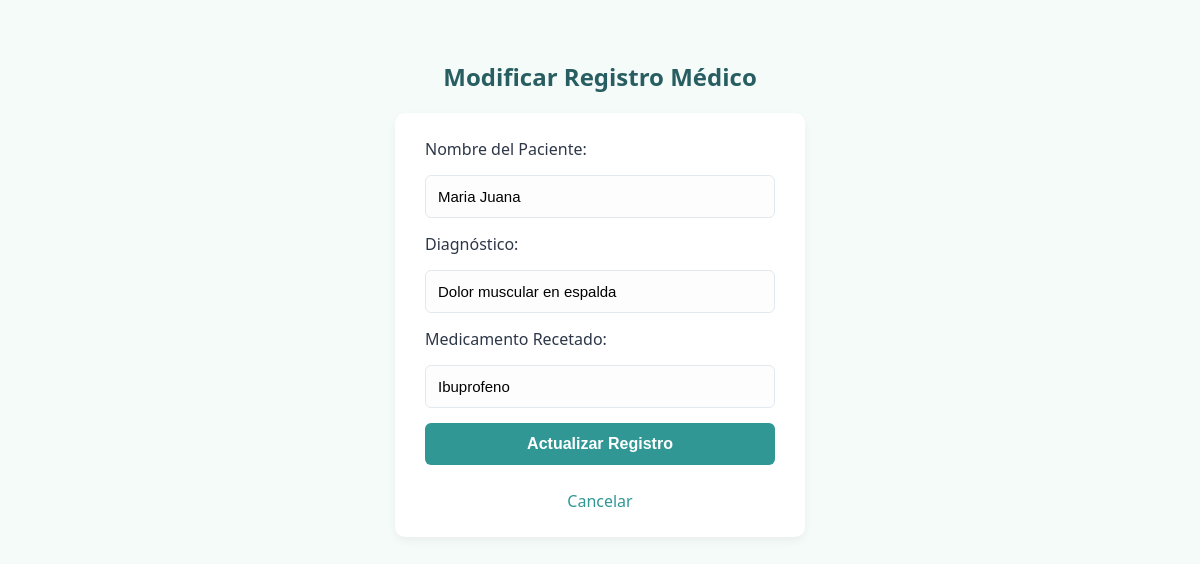
The page /editar.php?id=3 (signed in) on the database its author committed.
### tables this page shows
CREATE TABLE `asistencia` (
  `id` int(11) NOT NULL,
  `paciente` varchar(100) NOT NULL,
  `diagnostico` text NOT NULL,
  `medicamento` varchar(100) NOT NULL,
  `fecha` timestamp NOT NULL DEFAULT current_timestamp()
);

### editar.php (the view, shortened to what this page needs)
<?php
include 'conexion.php';
if (isset($_GET['id'])) {
    $id = $_GET['id'];
    $resultado = $conexion->query("SELECT * FROM asistencia WHERE id = $id");
    $fila = $resultado->fetch_assoc();
}
?>
<!DOCTYPE html>
<html lang="es">
<head>
    <link rel="stylesheet" href="style.css">
</head>
<body style="align-items: center;">
    <h2>Modificar Registro Médico</h2>
    <form method="POST" action="editar.php?id=<?php echo $fila['id']; ?>">
        <label>Nombre del Paciente:</label>
        <input type="text" name="txt_paciente" value="<?php echo htmlspecialchars($fila['paciente']); ?>" required>
        <label>Diagnóstico:</label>
        <input type="text" name="txt_diagnostico" value="<?php echo htmlspecialchars($fila['diagnostico']); ?>" required>
        <label>Medicamento Recetado:</label>
        <input type="text" name="txt_medicamento" value="<?php echo htmlspecialchars($fila['medicamento']); ?>" required>
        <button type="submit" name="btn_actualizar">Actualizar Registro</button>
        <a href="index.php" style="text-align: center; display: block; margin-top: 10px;">Cancelar</a>
    </form>
</body>
</html>

### style.css (style rules this page uses)
body { font-family: 'Segoe UI', Tahoma, Geneva, Verdana, sans-serif; background-color: #f4fbf8; color: #2d3748; display: flex; flex-direction: column; align-items: center; margin: 0; padding: 40px 20px; }
h2 { color: #285e61; margin-bottom: 20px; }
form { background: #ffffff; padding: 25px 30px; border-radius: 10px; box-shadow: 0 4px 10px rgba(0, 0, 0, 0.05); display: flex; flex-direction: column; gap: 15px; width: 100%; max-width: 350px; margin-bottom: 25px; }
input[type="text"], input[type="password"] { padding: 12px; border: 1px solid #e2e8f0; border-radius: 6px; font-size: 15px; outline: none; transition: all 0.3s ease; background-color: #fdfdfd; }
button { background-color: #319795; color: white; border: none; padding: 12px; border-radius: 6px; font-size: 16px; font-weight: bold; cursor: pointer; transition: background-color 0.3s; }
a { color: #319795; text-decoration: none; font-weight: 500; transition: color 0.2s; }

### rows shown on the page
asistencia: txt_paciente "Maria Juana", txt_diagnostico "Dolor muscular en espalda", txt_medicamento "Ibuprofeno"
